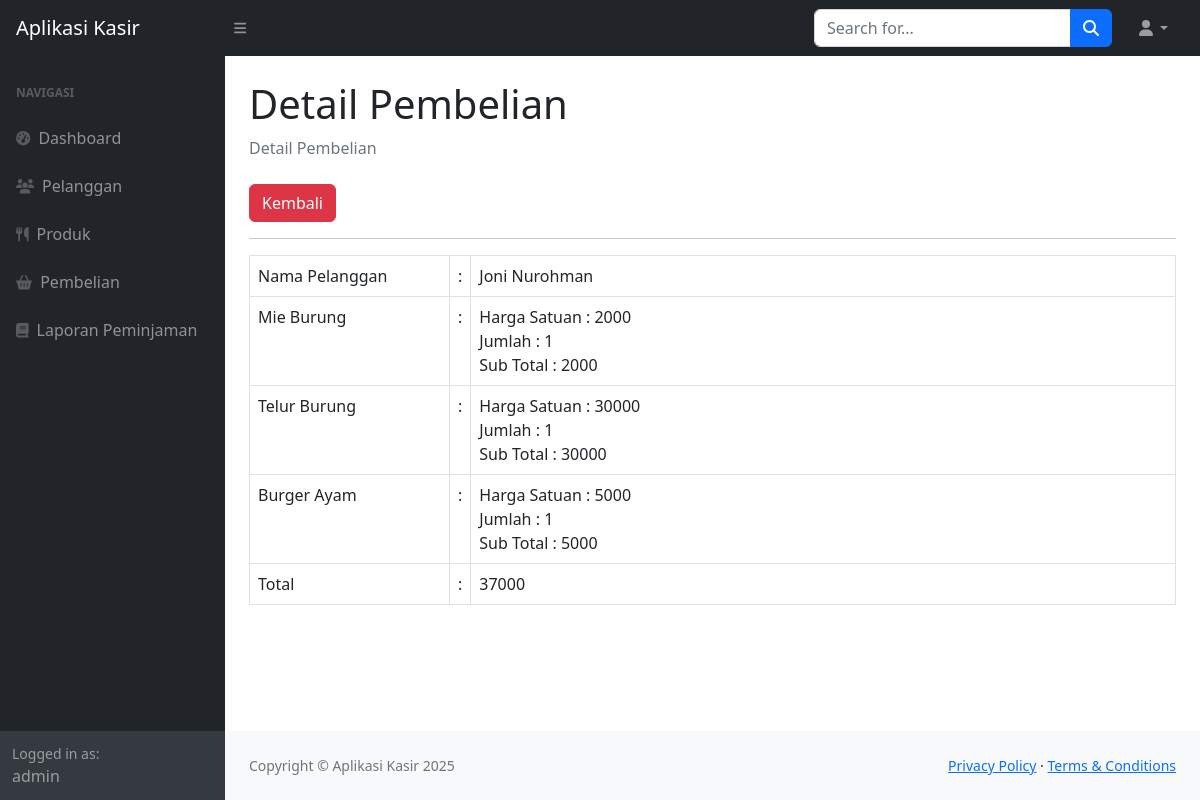
/index.php?page=penjualan_detail&&id=8 (signed in), run on the app's committed database.
### tables this page shows
CREATE TABLE `penjualan` (
  `id_penjualan` int(11) NOT NULL,
  `tanggal_penjualan` date DEFAULT NULL,
  `total_harga` int(11) DEFAULT NULL,
  `id_pelanggan` int(11) DEFAULT NULL
);

CREATE TABLE `pelanggan` (
  `id_pelanggan` int(11) NOT NULL,
  `nama_pelanggan` varchar(255) DEFAULT NULL,
  `alamat` text DEFAULT NULL,
  `no_telepon` varchar(255) DEFAULT NULL
);

CREATE TABLE `detail_penjualan` (
  `id_detail` int(11) NOT NULL,
  `id_penjualan` int(11) DEFAULT NULL,
  `id_produk` int(11) DEFAULT NULL,
  `jumlah_produk` int(11) DEFAULT NULL,
  `sub_total` int(11) DEFAULT NULL
);

CREATE TABLE `produk` (
  `id_produk` int(11) NOT NULL,
  `nama_produk` varchar(255) DEFAULT NULL,
  `harga` int(11) DEFAULT NULL,
  `stock` int(11) DEFAULT NULL
);

### penjualan_detail.php (the view)
<?php
    $id  =$_GET['id'];
    $query = mysqli_query($koneksi,"SELECT*FROM penjualan LEFT JOIN pelanggan on pelanggan.id_pelanggan = penjualan.id_pelanggan WHERE id_penjualan=$id");
    $data = mysqli_fetch_array($query);
?>
<div class="container-fluid px-4">
                        <h1 class="mt-4">Detail Pembelian</h1>
                        <ol class="breadcrumb mb-4">
                            <li class="breadcrumb-item active">Detail Pembelian</li>
                        </ol>
                        <a href="?page=pembelian" class="btn btn-danger">Kembali</a>
                        <hr>
                        <form method="post">
                            <table class="table table-bordered">
                                <tr>
                                    <td width="200">Nama Pelanggan</td>
                                    <td width="1">:</td>
                                    <td>
                                        <?php echo $data['nama_pelanggan']; ?>
                                    </td>
                                </tr>
                                <?php
                                    $pro = mysqli_query($koneksi,"SELECT*FROM detail_penjualan LEFT JOIN produk on produk.id_produk = detail_penjualan.id_produk where id_penjualan = $id");
                                    while($produk = mysqli_fetch_array($pro)) {
                                ?>
                                <tr>
                                    <td><?php echo $produk['nama_produk'];?></td>
                                    <td>:</td>
                                    <td>
                                        Harga Satuan : <?php echo $produk['harga'];?><br>
                                        Jumlah : <?php echo $produk['jumlah_produk'];?><br>
                                        Sub Total : <?php echo $produk['sub_total'];?>
                                    </td>
                                </tr>
                                <?php
                                    }
                                    ?>
                                <tr>
                                    <td>Total</td>
                                    <td>:</td>
                                    <td><?php echo $data['total_harga']; ?> </td>
                                </tr>
                            </table>
                        </form>
                    </div>

### index.php (shortened to what this page needs)
<!DOCTYPE html>
<html lang="en">
    <head>
        <link href="https://cdn.jsdelivr.net/npm/simple-datatables@7.1.2/dist/style.min.css" rel="stylesheet" />
        <link href="css/styles.css" rel="stylesheet" />
    </head>
    <body class="sb-nav-fixed">
        <nav class="sb-topnav navbar navbar-expand navbar-dark bg-dark">
            <a class="navbar-brand ps-3" href="index.html">Aplikasi Kasir</a>
            <button class="btn btn-link btn-sm order-1 order-lg-0 me-4 me-lg-0" id="sidebarToggle" href="#!"><i class="fas fa-bars"></i></button>
            <form class="d-none d-md-inline-block form-inline ms-auto me-0 me-md-3 my-2 my-md-0">
                <div class="input-group">
                    <input class="form-control" type="text" placeholder="Search for..." aria-label="Search for..." aria-describedby="btnNavbarSearch" />
                    <button class="btn btn-primary" id="btnNavbarSearch" type="button"><i class="fas fa-search"></i></button>
                </div>
            </form>
            <ul class="navbar-nav ms-auto ms-md-0 me-3 me-lg-4">
                <li class="nav-item dropdown">
                    <a class="nav-link dropdown-toggle" id="navbarDropdown" href="#" role="button" data-bs-toggle="dropdown" aria-expanded="false"><i class="fas fa-user fa-fw"></i></a>
                </li>
            </ul>
        </nav>
        <div id="layoutSidenav">
            <div id="layoutSidenav_nav">
                <nav class="sb-sidenav accordion sb-sidenav-dark" id="sidenavAccordion">
                    <div class="sb-sidenav-menu">
                        <div class="nav">
                            <div class="sb-sidenav-menu-heading">Navigasi</div>
                            <a class="nav-link" href="index.php">
                                <div class="sb-nav-link-icon"><i class="fas fa-tachometer-alt"></i></div>
                                Dashboard
                            </a>
                            <a class="nav-link" href="?page=pelanggan">
                                <div class="sb-nav-link-icon"><i class="fas fa-users"></i></div>
                                Pelanggan
                            </a>
                            <a class="nav-link" href="?page=produk">
                                <div class="sb-nav-link-icon"><i class="fas fa-cutlery "></i></div>
                                Produk
                            </a>
                            <a class="nav-link" href="?page=pembelian">
                                <div class="sb-nav-link-icon"><i class="fas fa-shopping-basket"></i></div>
                                Pembelian
                            </a>
                            <a class="nav-link" href="?page=laporan">
                                <div class="sb-nav-link-icon"><i class="fas fa-book"></i></div>
                                Laporan Peminjaman
                            </a>
                        </div>
                    </div>
                    <div class="sb-sidenav-footer">
                        <div class="small">Logged in as:</div>
                        <?php echo $_SESSION['user']['nama']; ?>
                    </div>
                </nav>
            </div>
            <div id="layoutSidenav_content">
                <main>
                    <?php
                        $page = isset($_GET['page']) ? $_GET['page'] : 'home';
                        include $page . '.php';
                    ?>
                </main>
                <footer class="py-4 bg-light mt-auto">
                    <div class="container-fluid px-4">
                        <div class="d-flex align-items-center justify-content-between small">
                            <div class="text-muted">Copyright &copy; Aplikasi Kasir 2025</div>
                            <div>
                                <a href="#">Privacy Policy</a>
                                &middot;
                                <a href="#">Terms &amp; Conditions</a>
                            </div>
                        </div>
                    </div>
                </footer>
            </div>
        </div>
    </body>
</html>

### data on the page
penjualan: id_pelanggan.nama_pelanggan "Joni Nurohman", total_harga "37000"
detail_penjualan: id_produk.nama_produk "Mie Burung", id_produk.harga "2000", jumlah_produk "1", sub_total "2000"
detail_penjualan: id_produk.nama_produk "Telur Burung", id_produk.harga "30000", jumlah_produk "1", sub_total "30000"
detail_penjualan: id_produk.nama_produk "Burger Ayam", id_produk.harga "5000", jumlah_produk "1", sub_total "5000"

### other printed values
$_SESSION['user']['nama'] "admin"
